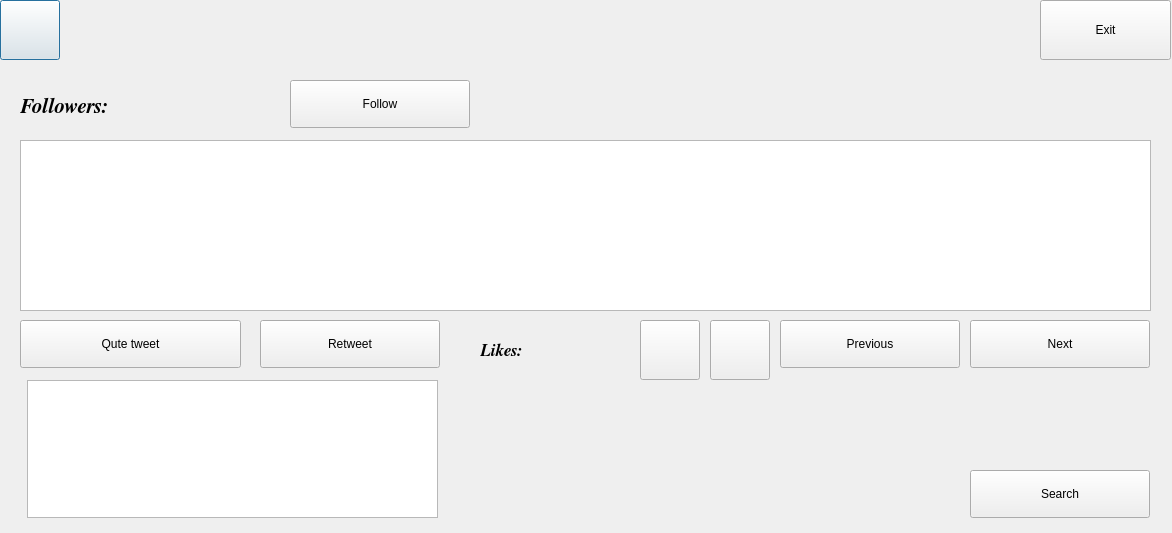
<?xml version="1.0" encoding="UTF-8"?>
<ui version="4.0">
 <class>UserAccount</class>
 <widget class="QDialog" name="UserAccount">
  <property name="geometry">
   <rect>
    <x>0</x>
    <y>0</y>
    <width>1172</width>
    <height>533</height>
   </rect>
  </property>
  <property name="minimumSize">
   <size>
    <width>1172</width>
    <height>533</height>
   </size>
  </property>
  <property name="maximumSize">
   <size>
    <width>1172</width>
    <height>533</height>
   </size>
  </property>
  <property name="windowTitle">
   <string>Dialog</string>
  </property>
  <widget class="QPlainTextEdit" name="tweetTxt">
   <property name="geometry">
    <rect>
     <x>20</x>
     <y>140</y>
     <width>1131</width>
     <height>171</height>
    </rect>
   </property>
  </widget>
  <widget class="QLabel" name="followersTxt">
   <property name="geometry">
    <rect>
     <x>20</x>
     <y>90</y>
     <width>261</width>
     <height>34</height>
    </rect>
   </property>
   <property name="font">
    <font>
     <family>FreeSerif</family>
     <pointsize>16</pointsize>
     <weight>75</weight>
     <italic>true</italic>
     <bold>true</bold>
    </font>
   </property>
   <property name="text">
    <string>Followers:</string>
   </property>
  </widget>
  <widget class="QPushButton" name="settingBtn">
   <property name="geometry">
    <rect>
     <x>0</x>
     <y>0</y>
     <width>60</width>
     <height>60</height>
    </rect>
   </property>
   <property name="font">
    <font>
     <weight>50</weight>
     <bold>false</bold>
    </font>
   </property>
   <property name="cursor">
    <cursorShape>PointingHandCursor</cursorShape>
   </property>
   <property name="text">
    <string/>
   </property>
   <property name="icon">
    <iconset resource="Resours/Recours.qrc">
     <normaloff>:/icon/icons8-user-male-104.png</normaloff>:/icon/icons8-user-male-104.png</iconset>
   </property>
   <property name="iconSize">
    <size>
     <width>55</width>
     <height>55</height>
    </size>
   </property>
  </widget>
  <widget class="QPushButton" name="preBtn">
   <property name="geometry">
    <rect>
     <x>780</x>
     <y>320</y>
     <width>180</width>
     <height>48</height>
    </rect>
   </property>
   <property name="cursor">
    <cursorShape>PointingHandCursor</cursorShape>
   </property>
   <property name="text">
    <string>Previous</string>
   </property>
   <property name="icon">
    <iconset resource="Resours/Recours.qrc">
     <normaloff>:/icon/icons8-chevron-left-96.png</normaloff>:/icon/icons8-chevron-left-96.png</iconset>
   </property>
   <property name="iconSize">
    <size>
     <width>40</width>
     <height>40</height>
    </size>
   </property>
  </widget>
  <widget class="QLabel" name="likeTxt">
   <property name="geometry">
    <rect>
     <x>480</x>
     <y>320</y>
     <width>151</width>
     <height>61</height>
    </rect>
   </property>
   <property name="font">
    <font>
     <family>FreeSerif</family>
     <pointsize>13</pointsize>
     <weight>75</weight>
     <italic>true</italic>
     <bold>true</bold>
    </font>
   </property>
   <property name="text">
    <string>Likes:</string>
   </property>
  </widget>
  <widget class="QLabel" name="BG">
   <property name="geometry">
    <rect>
     <x>0</x>
     <y>0</y>
     <width>1172</width>
     <height>533</height>
    </rect>
   </property>
   <property name="text">
    <string/>
   </property>
  </widget>
  <widget class="QPushButton" name="nextBtn">
   <property name="geometry">
    <rect>
     <x>970</x>
     <y>320</y>
     <width>180</width>
     <height>48</height>
    </rect>
   </property>
   <property name="cursor">
    <cursorShape>PointingHandCursor</cursorShape>
   </property>
   <property name="text">
    <string>Next</string>
   </property>
   <property name="icon">
    <iconset resource="Resours/Recours.qrc">
     <normaloff>:/icon/icons8-chevron-right-48.png</normaloff>:/icon/icons8-chevron-right-48.png</iconset>
   </property>
   <property name="iconSize">
    <size>
     <width>40</width>
     <height>40</height>
    </size>
   </property>
  </widget>
  <widget class="QPushButton" name="exitBtn">
   <property name="geometry">
    <rect>
     <x>1040</x>
     <y>0</y>
     <width>131</width>
     <height>60</height>
    </rect>
   </property>
   <property name="cursor">
    <cursorShape>PointingHandCursor</cursorShape>
   </property>
   <property name="text">
    <string>Exit</string>
   </property>
   <property name="icon">
    <iconset resource="Resours/Recours.qrc">
     <normaloff>:/icon/icons8-power-off-button-96.png</normaloff>:/icon/icons8-power-off-button-96.png</iconset>
   </property>
   <property name="iconSize">
    <size>
     <width>50</width>
     <height>50</height>
    </size>
   </property>
  </widget>
  <widget class="QPushButton" name="userSearchBtn">
   <property name="geometry">
    <rect>
     <x>970</x>
     <y>470</y>
     <width>180</width>
     <height>48</height>
    </rect>
   </property>
   <property name="cursor">
    <cursorShape>BusyCursor</cursorShape>
   </property>
   <property name="text">
    <string>Search</string>
   </property>
   <property name="icon">
    <iconset resource="Resours/Recours.qrc">
     <normaloff>:/icon/icons8-america-96.png</normaloff>:/icon/icons8-america-96.png</iconset>
   </property>
   <property name="iconSize">
    <size>
     <width>50</width>
     <height>50</height>
    </size>
   </property>
  </widget>
  <widget class="QPushButton" name="likeBtn">
   <property name="geometry">
    <rect>
     <x>640</x>
     <y>320</y>
     <width>60</width>
     <height>60</height>
    </rect>
   </property>
   <property name="text">
    <string/>
   </property>
   <property name="icon">
    <iconset resource="Resours/Recours.qrc">
     <normaloff>:/icon/icons8-favorite-96.png</normaloff>:/icon/icons8-favorite-96.png</iconset>
   </property>
   <property name="iconSize">
    <size>
     <width>60</width>
     <height>60</height>
    </size>
   </property>
  </widget>
  <widget class="QPushButton" name="mentionBtn">
   <property name="geometry">
    <rect>
     <x>710</x>
     <y>320</y>
     <width>60</width>
     <height>60</height>
    </rect>
   </property>
   <property name="text">
    <string/>
   </property>
   <property name="icon">
    <iconset resource="Resours/Recours.qrc">
     <normaloff>:/icon/icons8-comments-96.png</normaloff>:/icon/icons8-comments-96.png</iconset>
   </property>
   <property name="iconSize">
    <size>
     <width>60</width>
     <height>60</height>
    </size>
   </property>
  </widget>
  <widget class="QPushButton" name="followBtn">
   <property name="geometry">
    <rect>
     <x>290</x>
     <y>80</y>
     <width>180</width>
     <height>48</height>
    </rect>
   </property>
   <property name="cursor">
    <cursorShape>PointingHandCursor</cursorShape>
   </property>
   <property name="text">
    <string>Follow</string>
   </property>
   <property name="iconSize">
    <size>
     <width>40</width>
     <height>40</height>
    </size>
   </property>
  </widget>
  <widget class="QPushButton" name="quteTweetBtn">
   <property name="geometry">
    <rect>
     <x>20</x>
     <y>320</y>
     <width>221</width>
     <height>48</height>
    </rect>
   </property>
   <property name="text">
    <string>Qute tweet</string>
   </property>
   <property name="icon">
    <iconset resource="Resours/Recours.qrc">
     <normaloff>:/icon/icons8-bird-64.png</normaloff>:/icon/icons8-bird-64.png</iconset>
   </property>
   <property name="iconSize">
    <size>
     <width>50</width>
     <height>50</height>
    </size>
   </property>
  </widget>
  <widget class="QPushButton" name="retweetBtn">
   <property name="geometry">
    <rect>
     <x>260</x>
     <y>320</y>
     <width>180</width>
     <height>48</height>
    </rect>
   </property>
   <property name="text">
    <string>Retweet</string>
   </property>
   <property name="icon">
    <iconset resource="Resours/Recours.qrc">
     <normaloff>:/icon/icons8-link-96.png</normaloff>:/icon/icons8-link-96.png</iconset>
   </property>
   <property name="iconSize">
    <size>
     <width>40</width>
     <height>40</height>
    </size>
   </property>
  </widget>
  <widget class="QPlainTextEdit" name="quteTweetTxt">
   <property name="geometry">
    <rect>
     <x>27</x>
     <y>380</y>
     <width>411</width>
     <height>138</height>
    </rect>
   </property>
  </widget>
  <zorder>BG</zorder>
  <zorder>tweetTxt</zorder>
  <zorder>followersTxt</zorder>
  <zorder>settingBtn</zorder>
  <zorder>preBtn</zorder>
  <zorder>likeTxt</zorder>
  <zorder>nextBtn</zorder>
  <zorder>exitBtn</zorder>
  <zorder>userSearchBtn</zorder>
  <zorder>likeBtn</zorder>
  <zorder>mentionBtn</zorder>
  <zorder>followBtn</zorder>
  <zorder>quteTweetBtn</zorder>
  <zorder>retweetBtn</zorder>
  <zorder>quteTweetTxt</zorder>
 </widget>
 <resources>
  <include location="Resours/Recours.qrc"/>
 </resources>
 <connections/>
</ui>
